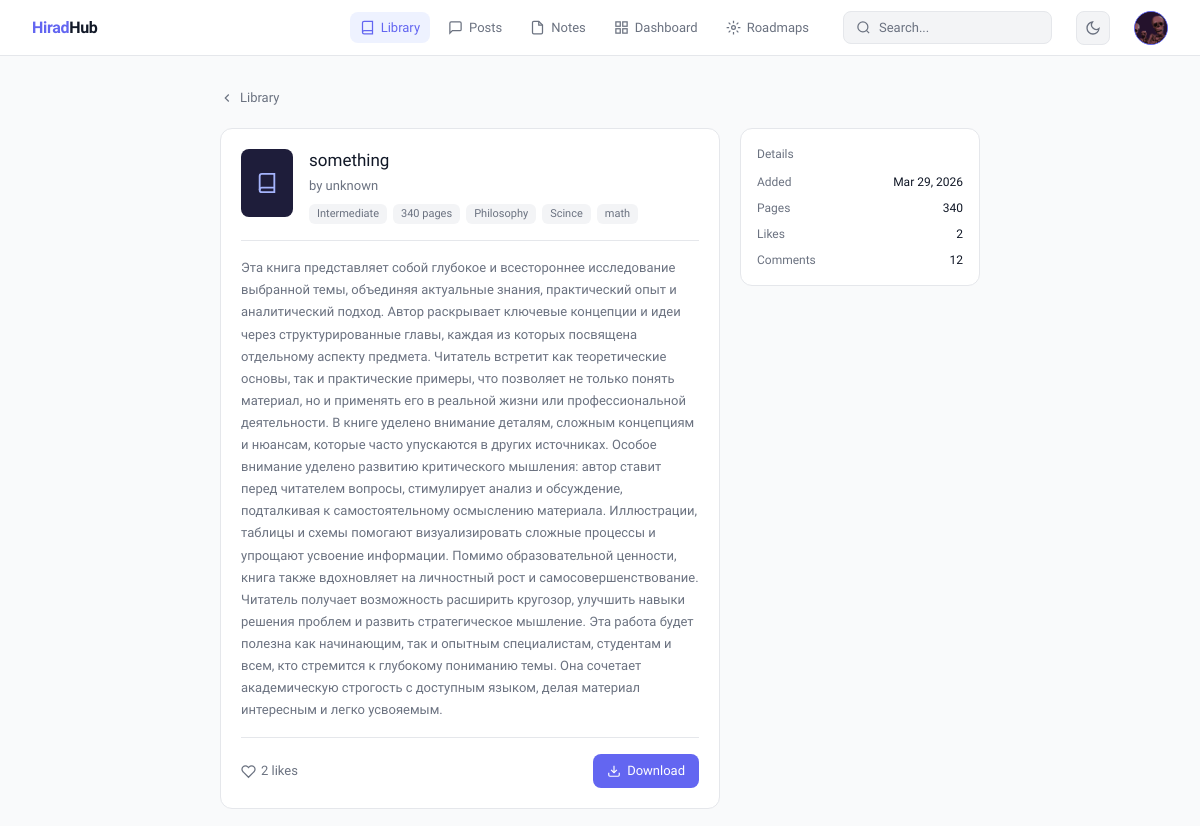
Page /library/books/4/ (signed in, upper part) on the earlier database version.
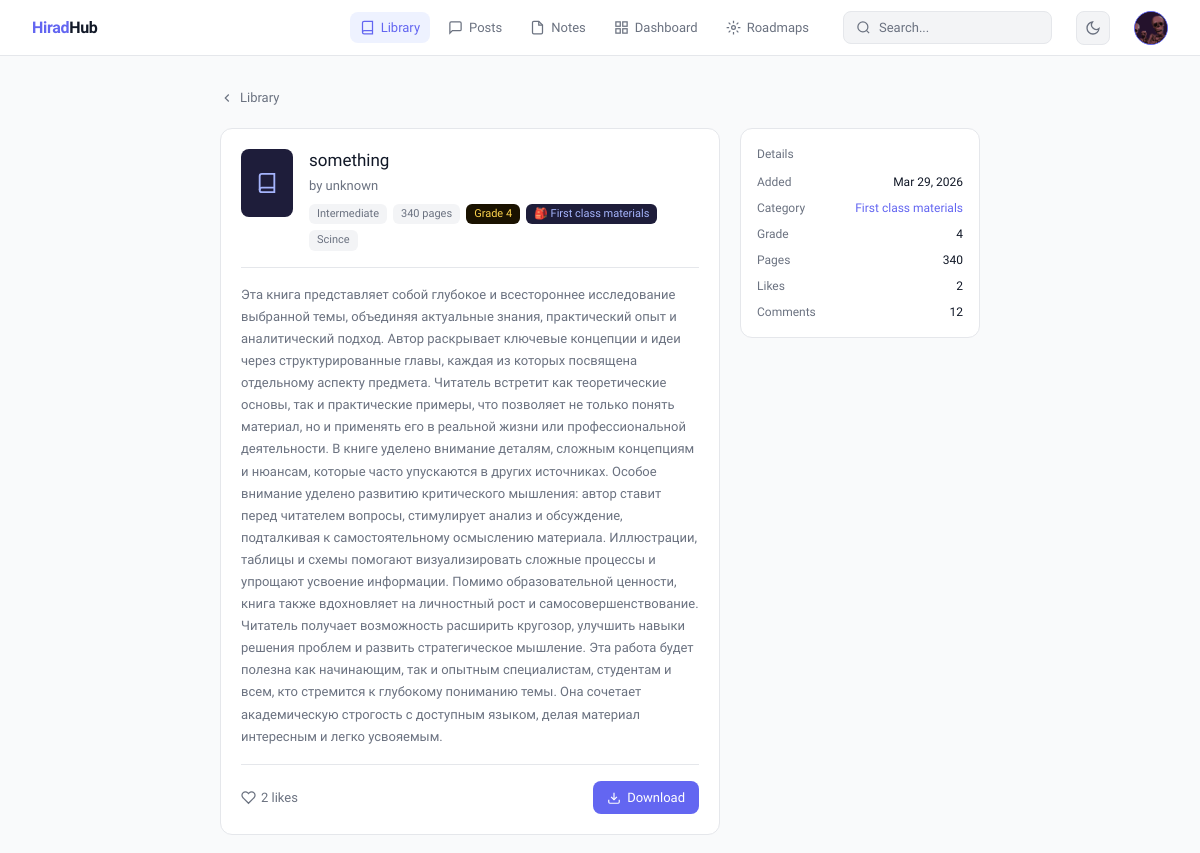
Same page on the later database version.
### library/models.py (models this page shows, shortened)
class Topic(models.Model):
    name = models.CharField(max_length=122, unique=True)
    slug = models.SlugField(unique=True)

class BaseMaterial(models.Model):
    LEVEL_CHOICES = [
    ('beginner', 'Beginner'),
    ('intermediate', 'Intermediate'),
    ('advanced', 'Advanced'),
    ]
    title = models.CharField(max_length=255)
    description = models.TextField(blank=True)
    level = models.CharField(max_length=50, choices=LEVEL_CHOICES, blank=True, db_index=True)
    creator = models.ForeignKey(settings.AUTH_USER_MODEL, on_delete=models.SET_NULL, null=True, blank=True)
    likes = GenericRelation('Like', related_query_name='materials')
    comments = GenericRelation('Comment', related_query_name='materials')
    created_at = models.DateTimeField(auto_now_add=True)
    category = models.ForeignKey(Category, null=True, blank=True, on_delete=models.SET_NULL)
    grade = models.PositiveSmallIntegerField(null=True, blank=True)
    subject = models.CharField(max_length=100, blank=True)
    @property
    def count_likes(self):
        return self.likes.count()
    @property
    def count_comments(self):
        return self.comments.count()
    class Meta:
        abstract = True

class Book(BaseMaterial):
    file = models.FileField(upload_to='library/books/')
    pages = models.PositiveIntegerField(null=True, blank=True)
    author = models.CharField(max_length=255, blank=True, db_index=True)
    topics = models.ManyToManyField(Topic, related_name='books', blank=True)

class Category(models.Model):
    CATEGORY_TYPES = [
        ('school', 'School Materials'),
        ('national', 'National Literature'),
        ('olympiad', 'Olympiad Prep'),
        ('general', 'Genaral'),
    ]
    name = models.CharField(max_length=255)
    slug = models.SlugField(unique=True)
    parent = models.ForeignKey('self', null=True, blank=True,
                               on_delete=models.SET_NULL, related_name='children')
    order = models.PositiveIntegerField(default=0)
    icon = models.CharField(max_length=50, blank=True)
    category_type = models.CharField(choices=CATEGORY_TYPES, max_length=20, default='general' )
    description = models.TextField(blank=True)
    class Meta:
        ordering = ['order']
        verbose_name_plural = 'Categories'

### library/views.py (the view)
# urls.py: path('books/<int:pk>/', views.book_detail, name='book_detail'),
def book_detail(request, pk):
    book = get_object_or_404(Book.objects.prefetch_related('topics'), pk=pk)
    comments = book.comments.select_related('user').filter(parent=None).prefetch_related('replies')
    interaction = None
    if request.user.is_authenticated:
        ct = ContentType.objects.get_for_model(Book)
        interaction, _ = LibraryInteraction.objects.get_or_create(
            user=request.user, content_type=ct, object_id=book.pk
        )
    return render(request, 'library/details/book_detail.html', {'book': book, 'comments': comments, 'interaction': interaction})

### templates/library/details/book_detail.html (shortened to what the changed rows need)
{% extends 'base.html' %}
{% block content %}
<div style="max-width:760px; margin:0 auto;">
  <div style="display:grid;grid-template-columns:1fr 240px;gap:1.25rem;align-items:start;">
    <div>
      <div style="background:var(--surface);border:0.5px solid var(--border);border-radius:12px;padding:1.25rem;margin-bottom:1.25rem;">
        <div style="display:flex;align-items:flex-start;gap:1rem;margin-bottom:1rem;">
          <div style="width:52px;height:68px;background:#1e1d3a;border-radius:8px;display:flex;align-items:center;justify-content:center;flex-shrink:0;">
          </div>
          <div style="flex:1;">
            <p style="font-size:17px;font-weight:500;color:var(--text);margin-bottom:4px;line-height:1.4;">{{ book.title }}</p>
            <p style="font-size:13px;color:var(--muted);margin-bottom:8px;">by {{ book.author }}</p>
            <div style="display:flex;flex-wrap:wrap;gap:6px;">
              {% if book.level %}
                <span style="font-size:11px;padding:2px 8px;background:var(--surface2);color:var(--muted);border-radius:6px;">{{ book.get_level_display }}</span>
              {% endif %}
              {% if book.pages %}
                <span style="font-size:11px;padding:2px 8px;background:var(--surface2);color:var(--muted);border-radius:6px;">{{ book.pages }} pages</span>
              {% endif %}
              {% if book.grade %}
                <span style="font-size:11px;padding:2px 8px;background:#1a1200;color:#fcd34d;border-radius:6px;">Grade {{ book.grade }}</span>
              {% endif %}
              {% if book.category %}
                <a href="{% url 'library:home' %}?category={{ book.category.slug }}" style="font-size:11px;padding:2px 8px;background:#1e1d3a;color:#a5b4fc;border-radius:6px;text-decoration:none;">
                  {% if book.category.icon %}{{ book.category.icon }} {% endif %}{{ book.category.name }}
                </a>
              {% endif %}
              {% for topic in book.topics.all %}
                <span style="font-size:11px;padding:2px 8px;background:var(--surface2);color:var(--muted);border-radius:6px;">{{ topic.name }}</span>
              {% endfor %}
            </div>
          </div>
        </div>
        {% if book.description %}
          <p style="font-size:13px;color:var(--muted);line-height:1.7;padding-top:1rem;border-top:0.5px solid var(--border);">{{ book.description }}</p>
        {% endif %}
        <div style="display:flex;align-items:center;gap:12px;padding-top:1rem;margin-top:1rem;border-top:0.5px solid var(--border);">
          {% if request.user.is_authenticated %}
            {% with obj=book model_name='book' %}
            {% include 'library/partials/like_button.html' %}
            {% endwith %}
          {% endif %}
          <a href="{{ book.file.url }}" target="_blank" style="display:flex;align-items:center;gap:6px;padding:7px 14px;background:var(--accent);color:#fff;border-radius:8px;font-size:13px;font-weight:500;text-decoration:none;margin-left:auto;" onmouseover="this.style.background='var(--accent-h)'" onmouseout="this.style.background='var(--accent)'">
          </a>
        </div>
      </div>
    </div>
    <div style="position:sticky;top:70px;">
      <div style="background:var(--surface);border:0.5px solid var(--border);border-radius:12px;padding:1rem;">
        <div style="display:flex;flex-direction:column;gap:8px;">
          <div style="display:flex;justify-content:space-between;font-size:12px;">
            <span style="color:var(--muted);">Added</span>
            <span style="color:var(--text);">{{ book.created_at|date:"M d, Y" }}</span>
          </div>
          {% if book.category %}
          <div style="display:flex;justify-content:space-between;font-size:12px;">
            <span style="color:var(--muted);">Category</span>
            <a href="{% url 'library:home' %}?category={{ book.category.slug }}" style="color:var(--accent);text-decoration:none;">{{ book.category.name }}</a>
          </div>
          {% endif %}
          {% if book.grade %}
          <div style="display:flex;justify-content:space-between;font-size:12px;">
            <span style="color:var(--muted);">Grade</span>
            <span style="color:var(--text);">{{ book.grade }}</span>
          </div>
          {% endif %}
          {% if book.pages %}
          <div style="display:flex;justify-content:space-between;font-size:12px;">
            <span style="color:var(--muted);">Pages</span>
            <span style="color:var(--text);">{{ book.pages }}</span>
          </div>
          {% endif %}
          <div style="display:flex;justify-content:space-between;font-size:12px;">
            <span style="color:var(--muted);">Likes</span>
            <span style="color:var(--text);">{{ book.count_likes }}</span>
          </div>
          <div style="display:flex;justify-content:space-between;font-size:12px;">
            <span style="color:var(--muted);">Comments</span>
            <span style="color:var(--text);">{{ book.count_comments }}</span>
          </div>
        </div>
      </div>
    </div>
  </div>
</div>
{% endblock %}

### templates/library/partials/like_button.html (shortened to what this page needs)
<form hx-post="{% url 'library:toggle_like' model_name obj.pk %}" hx-target="this" hx-swap="outerHTML">
    <button type="submit"
        style="display:flex; align-items:center; gap:5px; font-size:13px; color:var(--muted); background:none; border:none; cursor:pointer; font-family:'Sora',sans-serif; padding:0; transition:color 0.15s;"
        onmouseover="this.style.color='#ef4444'" onmouseout="this.style.color='var(--muted)'">
        <svg width="15" height="15" viewBox="0 0 24 24" fill="none" stroke="currentColor" stroke-width="2">
            <path
                d="M20.84 4.61a5.5 5.5 0 0 0-7.78 0L12 5.67l-1.06-1.06a5.5 5.5 0 0 0-7.78 7.78l1.06 1.06L12 21.23l7.78-7.78 1.06-1.06a5.5 5.5 0 0 0 0-7.78z" />
        </svg>
        {{ obj.count_likes }} likes
    </button>
</form>

Differences in the rows shown:
no longer on this page (row unchanged): Topic: name "Philosophy"
no longer on this page (row unchanged): Topic: name "math"
changed Book "something": grade (not shown) → "4"; category_id empty → 1 (drawn); category.icon (not shown) → "🎒"; category.name (not shown) → "First class materials"
Other differences:
text now shown: "Grade Category Grade"
